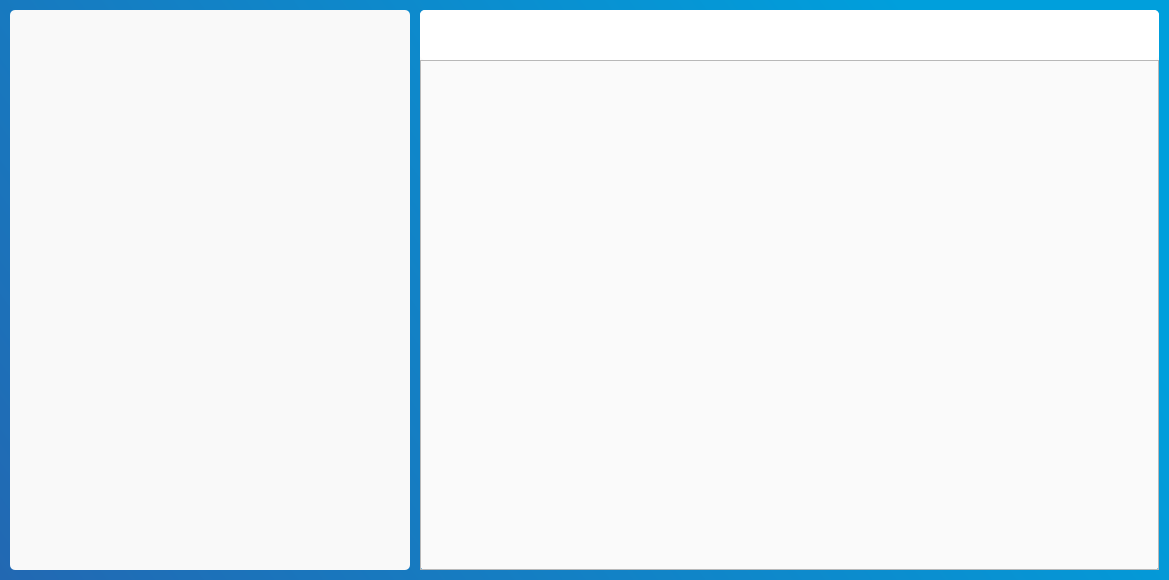
<?xml version="1.0" encoding="UTF-8"?>
<ui version="4.0">
 <class>MainWindow</class>
 <widget class="QMainWindow" name="MainWindow">
  <property name="geometry">
   <rect>
    <x>0</x>
    <y>0</y>
    <width>1169</width>
    <height>580</height>
   </rect>
  </property>
  <property name="windowTitle">
   <string>MainWindow</string>
  </property>
  <property name="styleSheet">
   <string notr="true"/>
  </property>
  <widget class="QWidget" name="widget">
   <property name="styleSheet">
    <string notr="true">#widget{
background-color: qlineargradient(spread:pad, x1:0, y1:1, x2:1, y2:0.648, stop:0 rgba(34, 104, 178, 255), stop:1 rgba(0, 159, 220, 255));
}</string>
   </property>
   <layout class="QHBoxLayout" name="horizontalLayout">
    <property name="spacing">
     <number>10</number>
    </property>
    <property name="leftMargin">
     <number>10</number>
    </property>
    <property name="topMargin">
     <number>10</number>
    </property>
    <property name="rightMargin">
     <number>10</number>
    </property>
    <property name="bottomMargin">
     <number>10</number>
    </property>
    <item>
     <widget class="QFrame" name="agent">
      <property name="sizePolicy">
       <sizepolicy hsizetype="Fixed" vsizetype="Preferred">
        <horstretch>0</horstretch>
        <verstretch>0</verstretch>
       </sizepolicy>
      </property>
      <property name="minimumSize">
       <size>
        <width>400</width>
        <height>0</height>
       </size>
      </property>
      <property name="maximumSize">
       <size>
        <width>400</width>
        <height>16777215</height>
       </size>
      </property>
      <property name="styleSheet">
       <string notr="true">#agent{
background-color: rgb(249, 249, 249);
border-radius:5px;
}</string>
      </property>
      <property name="frameShape">
       <enum>QFrame::StyledPanel</enum>
      </property>
      <property name="frameShadow">
       <enum>QFrame::Raised</enum>
      </property>
     </widget>
    </item>
    <item>
     <widget class="QFrame" name="frame_2">
      <property name="styleSheet">
       <string notr="true">#frame_2{
background-color: rgb(250, 250, 250);
border-radius:5px;
}</string>
      </property>
      <property name="frameShape">
       <enum>QFrame::StyledPanel</enum>
      </property>
      <property name="frameShadow">
       <enum>QFrame::Raised</enum>
      </property>
      <layout class="QVBoxLayout" name="verticalLayout">
       <property name="spacing">
        <number>0</number>
       </property>
       <property name="leftMargin">
        <number>0</number>
       </property>
       <property name="topMargin">
        <number>0</number>
       </property>
       <property name="rightMargin">
        <number>0</number>
       </property>
       <property name="bottomMargin">
        <number>0</number>
       </property>
       <item>
        <widget class="QFrame" name="frame_3">
         <property name="sizePolicy">
          <sizepolicy hsizetype="Preferred" vsizetype="Fixed">
           <horstretch>0</horstretch>
           <verstretch>0</verstretch>
          </sizepolicy>
         </property>
         <property name="minimumSize">
          <size>
           <width>0</width>
           <height>50</height>
          </size>
         </property>
         <property name="maximumSize">
          <size>
           <width>16777215</width>
           <height>50</height>
          </size>
         </property>
         <property name="styleSheet">
          <string notr="true">background-color: rgb(255, 255, 255);
border-radius:5px;</string>
         </property>
         <property name="frameShape">
          <enum>QFrame::StyledPanel</enum>
         </property>
         <property name="frameShadow">
          <enum>QFrame::Raised</enum>
         </property>
         <layout class="QHBoxLayout" name="horizontalLayout_2">
          <property name="spacing">
           <number>0</number>
          </property>
          <property name="leftMargin">
           <number>0</number>
          </property>
          <property name="topMargin">
           <number>0</number>
          </property>
          <property name="rightMargin">
           <number>0</number>
          </property>
          <property name="bottomMargin">
           <number>0</number>
          </property>
          <item>
           <widget class="QLabel" name="label">
            <property name="sizePolicy">
             <sizepolicy hsizetype="Fixed" vsizetype="Fixed">
              <horstretch>0</horstretch>
              <verstretch>0</verstretch>
             </sizepolicy>
            </property>
            <property name="minimumSize">
             <size>
              <width>130</width>
              <height>0</height>
             </size>
            </property>
            <property name="maximumSize">
             <size>
              <width>130</width>
              <height>16777215</height>
             </size>
            </property>
            <property name="text">
             <string/>
            </property>
            <property name="pixmap">
             <pixmap resource="pic.qrc">:/newPrefix/aaeon_icon.png</pixmap>
            </property>
            <property name="scaledContents">
             <bool>true</bool>
            </property>
            <property name="alignment">
             <set>Qt::AlignCenter</set>
            </property>
           </widget>
          </item>
         </layout>
        </widget>
       </item>
       <item>
        <widget class="QFrame" name="frame">
         <property name="styleSheet">
          <string notr="true"/>
         </property>
         <property name="frameShape">
          <enum>QFrame::StyledPanel</enum>
         </property>
         <property name="frameShadow">
          <enum>QFrame::Raised</enum>
         </property>
        </widget>
       </item>
      </layout>
      <zorder>frame</zorder>
      <zorder>frame_3</zorder>
     </widget>
    </item>
   </layout>
  </widget>
 </widget>
 <resources>
  <include location="pic.qrc"/>
 </resources>
 <connections/>
</ui>
